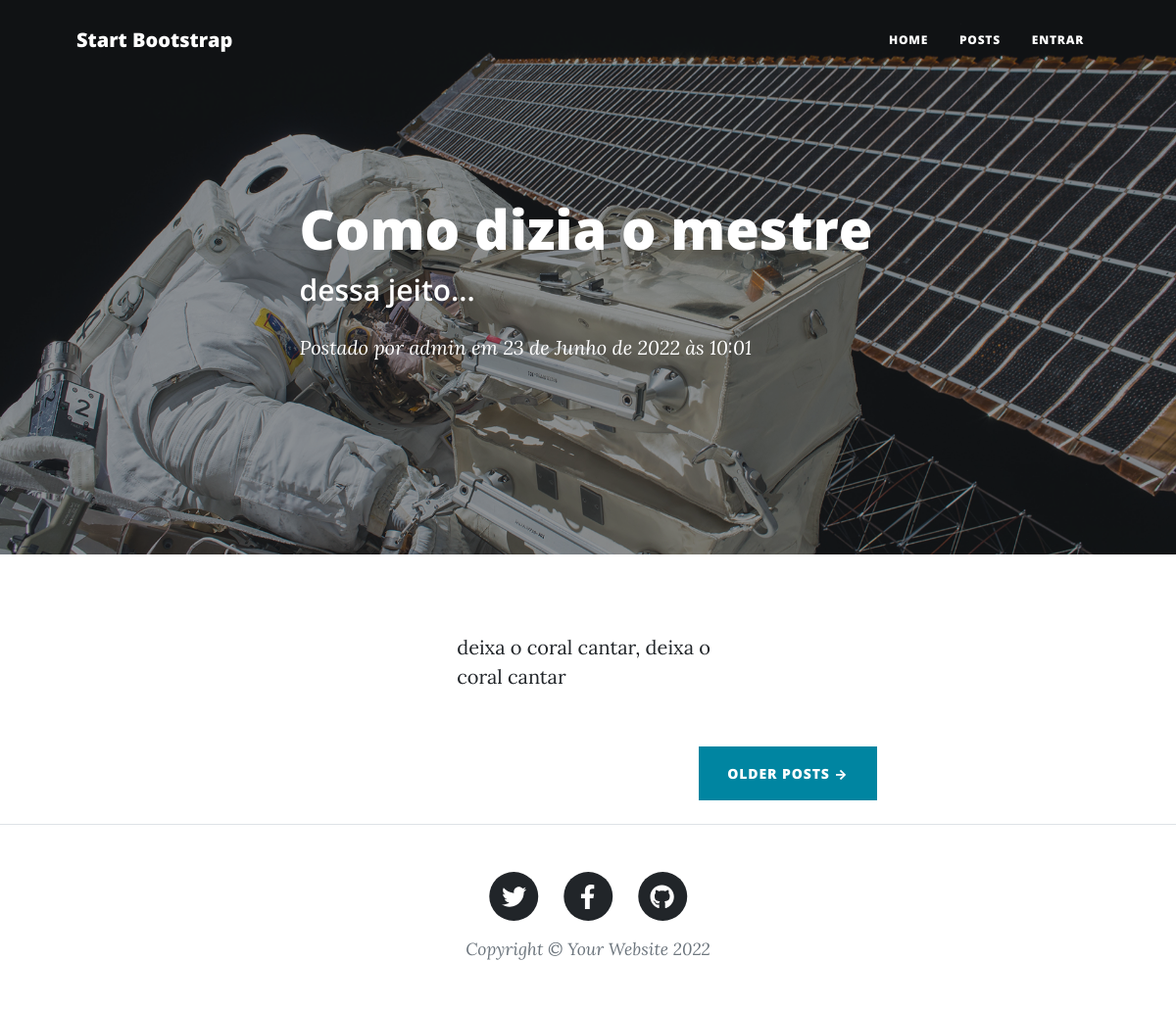
The page /post-admin-como-dizia-o-mestre on the database its author committed.
### app/models.py (models this page shows, shortened)
class Post(models.Model):
    STATUS      = (('disponível', 'Disponível'), ('indisponível', 'Indisponível'))
    titulo      = models.CharField(max_length=100)
    subtitulo   = models.CharField(max_length=100)
    slug        = models.SlugField(max_length=100)
    descricao   = models.TextField()
    autor       = models.ForeignKey(User, on_delete=models.CASCADE)
    publicacao  = models.DateTimeField(default=timezone.now)
    atualizacao = models.DateTimeField(auto_now_add=True)
    status      = models.CharField(max_length=12, choices=STATUS, default='indisponível')
    class Meta:
        ordering = ['publicacao']

### app/views.py (the view)
# urls.py: path('<slug:slug>', views.PostDetailView.as_view(), name='postDetail'),
class PostDetailView(DetailView):
    model = Post
    template_name = 'post/post-detail.html'
    context_object_name = 'post'

### app/templates/post/post-detail.html (shortened to what this page needs)
{% extends 'base.html' %}
{% load static %}
{% block header %}
    <header class="masthead" style="background-image: url({% static 'assets/img/post-bg.jpg' %})">
        <div class="container position-relative px-4 px-lg-5">
            <div class="row gx-4 gx-lg-5 justify-content-center">
                <div class="col-md-10 col-lg-8 col-xl-7">
                    <div class="post-heading">
                        <h1>{{post.titulo}}</h1>
                        <h2 class="subheading">{{post.subtitulo}}</h2>
                        <span class="meta">
                            Postado por
                            <a href="#!">{{post.autor}}</a>
                            em {{post.publicacao}}
                        </span>
                    </div>
                </div>
            </div>
        </div>
    </header>
{% endblock header %}
{% block content %}
    <article class="mb-4">
        <div class="container px-4 px-lg-5">
            <div class="row gx-4 gx-lg-5 justify-content-center">
                <div class="col-md-10 col-lg-8 col-xl-7">
                    <p>{{post.descricao}}</p>
                </div>
            </div>
        </div>
    </article>
{% endblock content %}

### rows shown on the page
Post: titulo "Como dizia o mestre", subtitulo "dessa jeito...", autor "admin", publicacao "23 de Junho de 2022 às 10:01", descricao "deixa o coral cantar, deixa o coral cantar"
